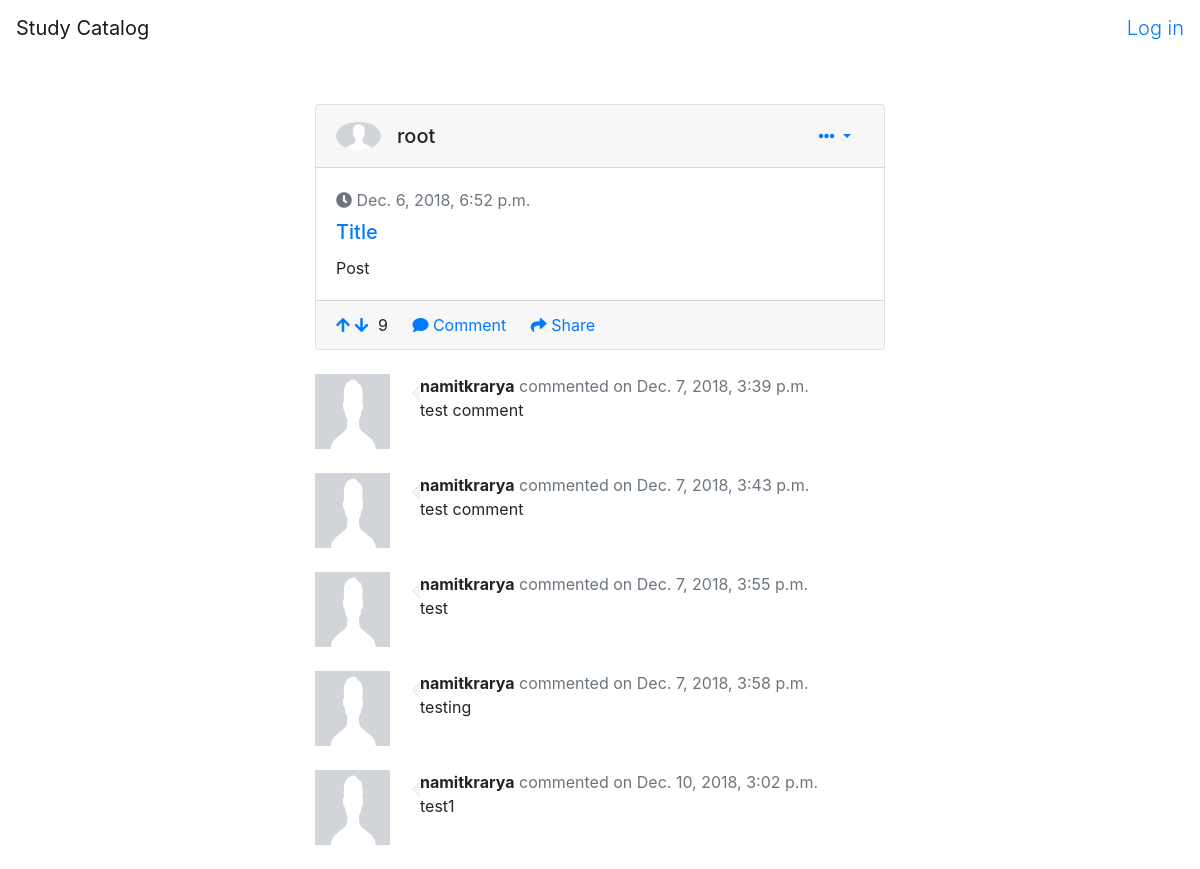
Before: /posts/2 with the older database file.
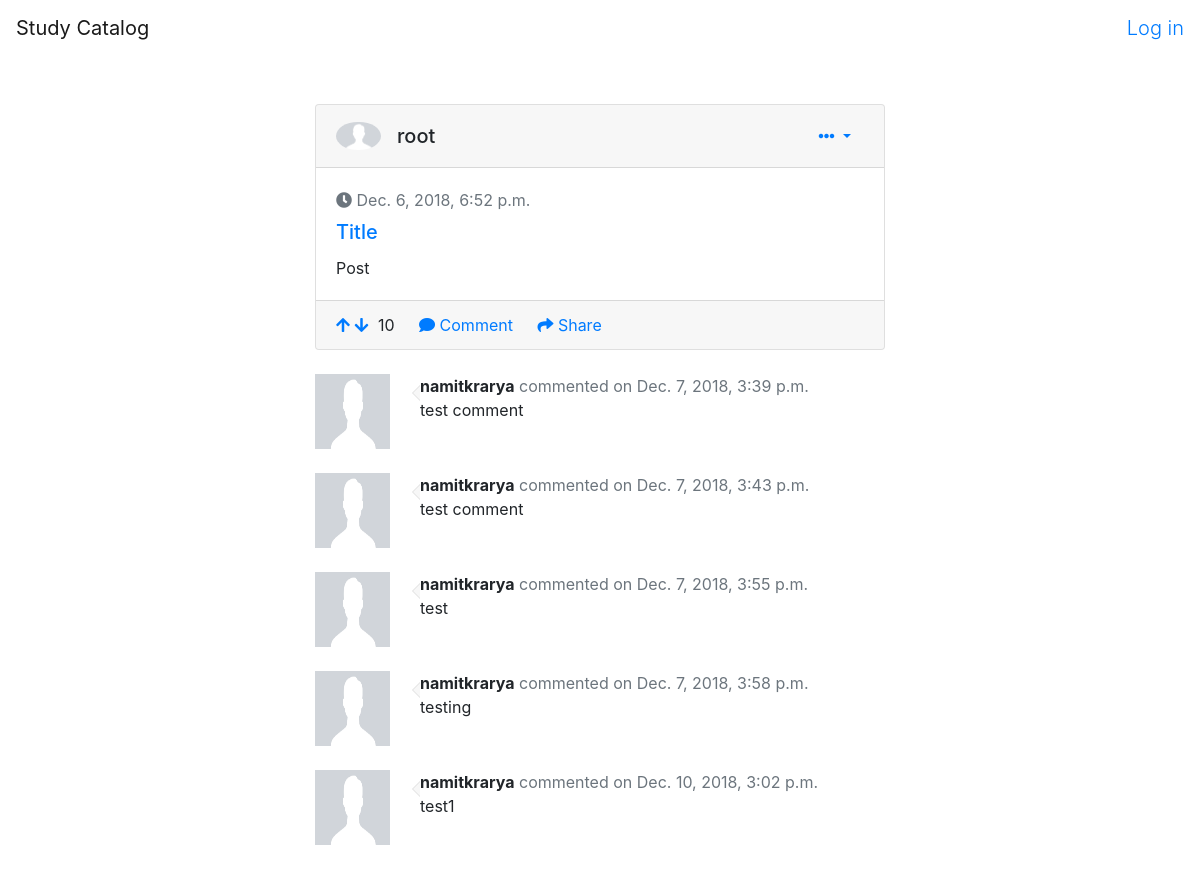
After: the same page with the newer database file.
### profiles/models.py (models this page shows, shortened)
class Post(models.Model):
    title = models.CharField(max_length=255)
    content = models.TextField()
    created_on = models.DateTimeField(auto_now_add=True)
    author = models.ForeignKey(User, related_name='author',on_delete=models.CASCADE)
    vote = models.ManyToManyField(User, related_name='upvotes')
    vote_count = models.IntegerField(default = 0)

class Comment(models.Model):
    content = models.TextField()
    created_on = models.DateTimeField(auto_now_add=True)
    author = models.ForeignKey(User,on_delete=models.CASCADE)
    post = models.ForeignKey(Post, related_name='comments', on_delete=models.CASCADE)

### profiles/views.py (the view)
# urls.py: url(r'^posts/(?P<pk>\d+)$', views.user_posts, name='user_posts'),
def user_posts(request, pk):
	user = User()
	user = User.objects.get(id=pk)
	posts = Post.objects.filter(author=user)
	template_data = {'posts' : posts, 'profile': True}
	return render(request, 'home.html', template_data)

### profiles/templates/home.html (shortened to what this page needs)
{% extends "base.html" %}
{% block content %}
    {% load static %}
    <div class="container-fluid gedf-wrapper">
        <div class="row">
            <div class="col-md-3">
            </div>
            <div class="col-md-6 gedf-main">
                <br><br>
                <div class="posts">
                    {% include "post.html" with posts=posts %}
                </div>
            </div>
            <div class="col-md-3">
            </div>
        </div>
    </div>
{% endblock  %}

### profiles/templates/base.html (shortened to what this page needs)
<!DOCTYPE html>
<html lang="en">
{% load static %}
<head>
	<link href="//maxcdn.bootstrapcdn.com/bootstrap/4.1.1/css/bootstrap.min.css" rel="stylesheet" id="bootstrap-css">
	<link rel="stylesheet" type="text/css" href="{% static 'css/comment.css' %}">
	<link href="https://stackpath.bootstrapcdn.com/font-awesome/4.7.0/css/font-awesome.min.css" rel="stylesheet"
>
	<link href="https://use.fontawesome.com/releases/v5.0.1/css/all.css" rel="stylesheet">
</head>
<body>
	<nav class="navbar navbar-light bg-white">
		<a href="#" class="navbar-brand">Study Catalog</a>
		<form class="form-inline">
			<div class="input-group">
				{% if user.is_authenticated %}
					<input type="text" class="form-control" aria-label="Recipient's username" aria-describedby="button-addon2">
					<div class="input-group-append">
						<button class="btn btn-outline-primary" type="button" id="button-addon2">
							<i class="fa fa-search"></i>
						</button>
					</div>
					<a class="lead" href="{% url 'logout' %}?next=/"> Logout</a>
				{% else %}
					<a class="lead" href="{% url 'login' %}">Log in</a>
				{% endif %}
			</div>
		</form>
	</nav>
	{% block content %}{% endblock content %}
</body>

### profiles/templates/post.html (shortened to what this page needs)
{% block post %}
    {% load static %}
    {% for post in posts %}
        <div class="card gedf-card">
            <div class="card-header">
                <div class="d-flex justify-content-between align-items-center">
                    <div class="d-flex justify-content-between align-items-center">
                        <div class="mr-2">
                            {% if post.author.profile.all.count == 0 %}
                                <img class="rounded-circle" width="45" src="{% static 'images/default.png' %}"/>
                            {% else %}
                                {% for profile in post.author.profile.all %}
                                    <img class="rounded-circle" width="45" src="{{profile.profile_picture.url}}">
                                {% endfor %}
                            {% endif %}
                        </div>
                        <div class="ml-2">
                            <div class="h5 m-0">{{ post.author.username }}</div>
                        </div>
                    </div>
                    <div>
                        <div class="dropdown">
                            <button class="btn btn-link dropdown-toggle" type="button" id="gedf-drop1" data-toggle="dropdown" aria-haspopup="true" aria-expanded="false">
                                <i class="fa fa-ellipsis-h"></i>
                            </button>
                        </div>
                    </div>
                </div>
            </div>
            <div class="card-body">
                <div class="text-muted h7 mb-2"> <i class="fa fa-clock-o"></i> {{ post.created_on }}</div>
                <a class="card-link" href="{% url 'post-detail' post.id %}">
                    <h5 class="card-title">{{ post.title }}</h5>
                </a>
                <p class="card-text">
                    {{ post.content }}
                </p>
            </div>
            <div class="card-footer">
                <a href="#" class="upvote" id="upvote-{{post.id}}"><i class="fas fa-arrow-up"></i></a>
                <a href="#" class="downvote" id="downvote-{{post.id}}"><i class="fas fa-arrow-down"></i></a>
                <span id="votes-{{post.id}}" style="padding-right: 20px; padding-left: 5px;">{{ post.vote_count }}</span>
                <a href="#" class="card-link"><i class="fa fa-comment"></i> Comment</a>
                <a href="#" class="card-link"><i class="fa fa-mail-forward"></i> Share</a>
            </div>
        </div>
        <br>
        {% for comment in post.comments.all %}
            <div class="row">
                <div class="col-sm-auto">
                    <div class="thumbnail">
                        {% if comment.author.profile.all.count == 0 %}
                            <img class="img-responsive user-photo" height="75px" width="75px" src="{% static 'images/default.png' %}"/>
                        {% else %}
                            {% for profile in comment.author.profile.all %}
                                <img class="img-responsive user-photo" src="{{profile.profile_picture.url}}">
                            {% endfor %}
                        {% endif %}
                    </div>
                </div>
                <div class="col">
                    <div class="panel panel-default">
                        <div class="panel-heading">
                            <strong>{{comment.author}}</strong> <span class="text-muted">commented on {{comment.created_on}}</span>
                        </div>
                        <div class="panel-body">
                            {{comment.content}}
                        </div>
                    </div>
                </div>
            </div>
            <br>
        {% endfor %}
    {% endfor %}
{% endblock %}

### profiles/static/css/comment.css (style rules this page uses)
.thumbnail { padding:0px; }
.user-photo { height: 75px; width: 75px; }
.panel { position:relative; }
.panel>.panel-heading:after,.panel>.panel-heading:before { position:absolute; top:11px;left:-16px; right:100%; width:0; height:0; display:block; content:" "; border-color:transparent; border-style:solid solid outset; pointer-events:none; }
.panel>.panel-heading:after { border-width:7px; border-right-color:#f7f7f7; margin-top:1px; margin-left:2px; }
.panel>.panel-heading:before { border-right-color:#ddd; border-width:8px; }

Changed rows visible on the page:
changed Post "Title": vote_count "9" → "10"
